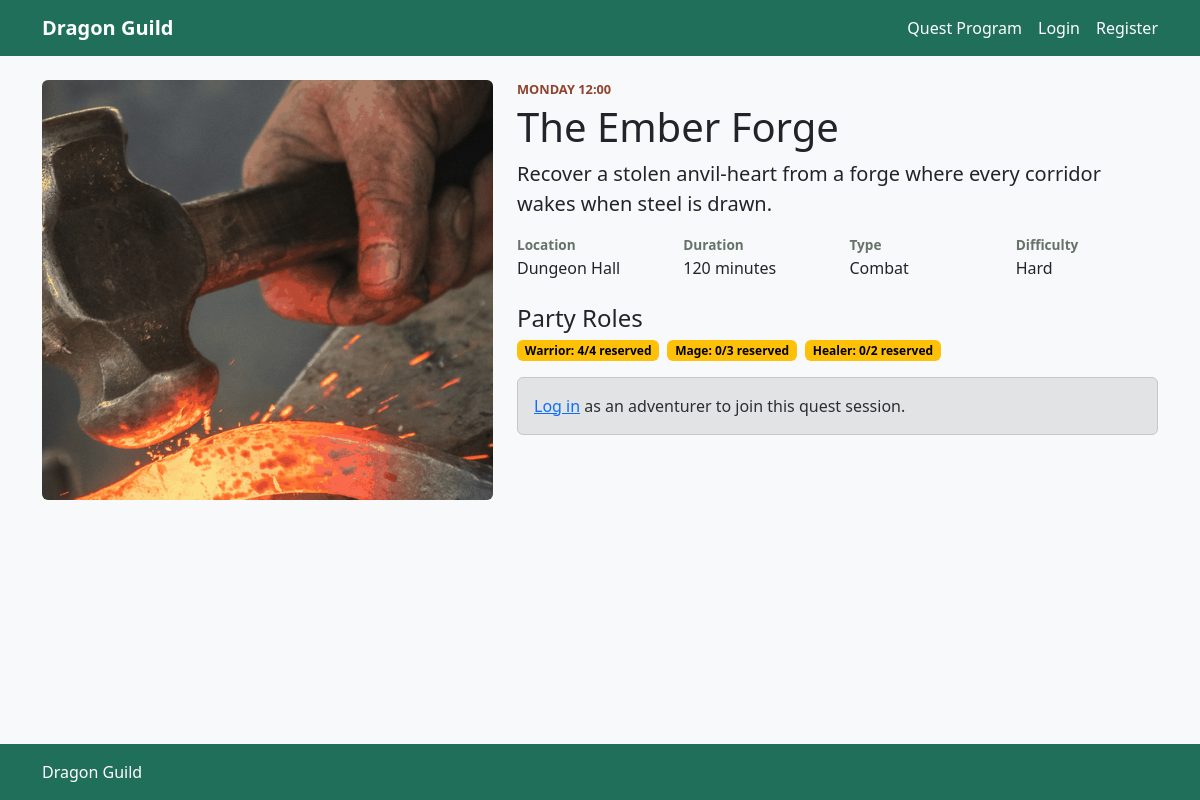
/sessions/1, run on the app's committed database.
### tables this page shows
CREATE TABLE quests (
    id INTEGER,
    title TEXT NOT NULL,
    duration_minutes INTEGER NOT NULL,
    quest_type TEXT NOT NULL,
    difficulty TEXT NOT NULL,
    description TEXT NOT NULL,
    image_filename TEXT NOT NULL,
    PRIMARY KEY (id AUTOINCREMENT)
);

### app.py (the view)
@app.route("/sessions/<int:session_id>")
def session_detail(session_id):
    session = get_session_or_404(session_id)
    participation = None
    if current_user.is_authenticated and current_user.role == "adventurer":
        participation = participations_dao.get_participation_by_user_session(current_user.id, session_id)
    return render_template(
        "session_detail.html",
        session=session,
        participation=participation,
        roles=ROLES,
        role_capacities=ROLE_CAPACITIES,
    )

### app.py (called while the page is built)
def time_to_minutes(value):
    try:
        hours, minutes = value.split(":")
        hours = int(hours)
        minutes = int(minutes)
    except ValueError:
        return None
    if hours < 0 or hours > 23 or minutes < 0 or minutes > 59:
        return None
    return hours * 60 + minutes

def session_can_change_participation(session):
    session_time = session["day"] * 24 * 60 + time_to_minutes(session["start_time"])
    current_time = SIMULATED_CURRENT_DAY * 24 * 60 + time_to_minutes(SIMULATED_CURRENT_TIME)
    return session_time - current_time > CHANGE_DEADLINE_MINUTES

def get_session_stats(session_id, exclude_user_id=None):
    reserved = {role: 0 for role in ROLES}
    for row in participations_dao.session_role_counts(session_id, exclude_user_id):
        reserved[row["role"]] = row["places"]
    remaining = {
        role: max(ROLE_CAPACITIES[role] - reserved[role], 0)
        for role in ROLES
    }
    total_reserved = sum(reserved.values())
    most_requested_count = max(reserved.values())
    most_requested = [
        role for role, count in reserved.items()
        if count == most_requested_count and count > 0
    ]
    return {
        "reserved": reserved,
        "remaining": remaining,
        "total_reserved": total_reserved,
        "most_requested": most_requested,
    }

def add_session_view_data(row):
    session = dict(row)
    session["day_name"] = DAYS[session["day"]]
    session["stats"] = get_session_stats(session["session_id"])
    session["has_participants"] = session["stats"]["total_reserved"] > 0
    session["can_change_participation"] = session_can_change_participation(session)
    return session

def get_session_or_404(session_id):
    row = sessions_dao.get_session(session_id)
    if row is None:
        abort(404)
    return add_session_view_data(row)

### participations_dao.py (called while the page is built)
def session_role_counts(session_id, excluded_user=None):
    conn = sqlite3.connect(DB_PATH)
    conn.row_factory = sqlite3.Row
    cursor = conn.cursor()
    sql = "SELECT role, SUM(places) AS places FROM participations WHERE session_id = ?"
    values = [session_id]
    if excluded_user is not None:
        sql += " AND user_id <> ?"
        values.append(excluded_user)
    sql += " GROUP BY role"
    cursor.execute(sql, values)
    roles = cursor.fetchall()
    cursor.close()
    conn.close()
    return roles

### templates/session_detail.html (shortened to what this page needs)
{% extends "base.html" %}
{% block content %}
<article class="row g-4">
    <div class="col-lg-5">
        <img class="detail-image rounded" src="{{ url_for('static', filename='images/' ~ session.image_filename) }}" alt="{{ session.title }} illustration">
    </div>
    <section class="col-lg-7">
        <p class="eyebrow">{{ session.day_name }} {{ session.start_time }}</p>
        <h1>{{ session.title }}</h1>
        <p class="lead">{{ session.description }}</p>
        <dl class="row">
            <div class="col-6 col-md-3"><dt>Location</dt><dd>{{ session.location }}</dd></div>
            <div class="col-6 col-md-3"><dt>Duration</dt><dd>{{ session.duration_minutes }} minutes</dd></div>
            <div class="col-6 col-md-3"><dt>Type</dt><dd>{{ session.quest_type }}</dd></div>
            <div class="col-6 col-md-3"><dt>Difficulty</dt><dd>{{ session.difficulty }}</dd></div>
        </dl>
        <section class="mb-3" aria-label="Role availability">
            <h2 class="h4">Party Roles</h2>
            <div class="d-flex flex-wrap gap-2">
                {% for role in roles %}
                    <span class="badge text-bg-warning">{{ role }}: {{ session.stats.reserved[role] }}/{{ role_capacities[role] }} reserved</span>
                {% endfor %}
            </div>
        </section>
        {% if current_user.is_authenticated and current_user.role == "adventurer" %}
            {% if participation and not session.can_change_participation %}
                <p class="alert alert-secondary">Your participation is locked because this session starts within 8 simulated hours.</p>
            {% else %}
                <form action="{{ url_for('join_session', session_id=session.session_id) }}" method="post" class="bg-white border rounded p-3">
                    <h2 class="h4">{% if participation %}Update Participation{% else %}Join This Session{% endif %}</h2>
                    <div class="mb-3">
                        <label class="form-label" for="role">Role</label>
                        <select class="form-select" id="role" name="role" required>
                            <option value="">Choose a role</option>
                            {% for role in roles %}
                                <option value="{{ role }}" {% if participation and participation.role == role %}selected{% endif %} {% if session.stats.remaining[role] == 0 and not (participation and participation.role == role) %}disabled{% endif %}>{{ role }}</option>
                            {% endfor %}
                        </select>
                    </div>
                    <div class="mb-3">
                        <label class="form-label" for="places">Places</label>
                        <select class="form-select" id="places" name="places" required>
                            <option value="1" {% if participation and participation.places == 1 %}selected{% endif %}>1</option>
                            <option value="2" {% if participation and participation.places == 2 %}selected{% endif %}>2</option>
                        </select>
                    </div>
                    <button class="btn btn-success" type="submit">{% if participation %}Update{% else %}Join{% endif %}</button>
                </form>
            {% endif %}
        {% elif current_user.is_authenticated and current_user.role == "guild_master" %}
            <p class="alert alert-secondary">Guild Masters can inspect quest sessions but cannot join them.</p>
        {% else %}
            <p class="alert alert-secondary"><a href="{{ url_for('login') }}">Log in</a> as an adventurer to join this quest session.</p>
        {% endif %}
    </section>
</article>
{% endblock %}

### static/style.css (style rules this page uses)
.eyebrow { color: #90432e; font-size: 0.8rem; font-weight: bold; margin-bottom: 0.25rem; text-transform: uppercase; }
.detail-image { height: 420px; object-fit: cover; width: 100%; }
dt { color: #66736a; font-size: 0.85rem; }

### data on the page
quests: image_filename (picture), title "The Ember Forge", description "Recover a stolen anvil-heart from a forge where every corridor wakes when steel is drawn.", duration_minutes "120", quest_type "Combat", difficulty "Hard"

### other printed values
{{ session.day_name }} "MONDAY"
{{ session.start_time }} "12:00"
{{ session.location }} "Dungeon Hall"
{{ role }} "Warrior" "Mage" "Healer"
{{ session.stats.reserved[role] }} "4" "0" "0"
{{ role_capacities[role] }} "4" "3" "2"
